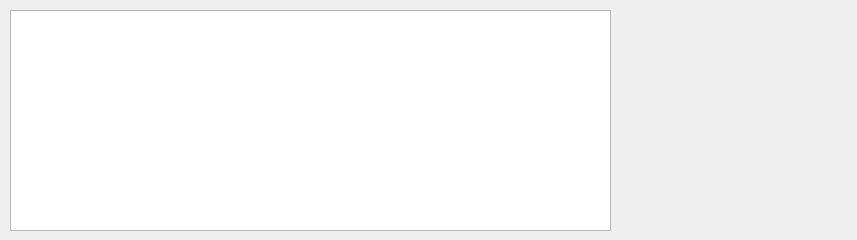
<?xml version="1.0" encoding="UTF-8"?>
<ui version="4.0">
 <class>SoldItems</class>
 <widget class="QDialog" name="SoldItems">
  <property name="windowModality">
   <enum>Qt::WindowModal</enum>
  </property>
  <property name="geometry">
   <rect>
    <x>0</x>
    <y>0</y>
    <width>857</width>
    <height>240</height>
   </rect>
  </property>
  <property name="windowTitle">
   <string>Sold Items</string>
  </property>
  <widget class="QTableView" name="tableView">
   <property name="geometry">
    <rect>
     <x>10</x>
     <y>10</y>
     <width>601</width>
     <height>221</height>
    </rect>
   </property>
  </widget>
  <widget class="QLabel" name="soldItemImage">
   <property name="geometry">
    <rect>
     <x>670</x>
     <y>40</y>
     <width>181</width>
     <height>151</height>
    </rect>
   </property>
   <property name="text">
    <string/>
   </property>
  </widget>
 </widget>
 <resources/>
 <connections/>
</ui>
